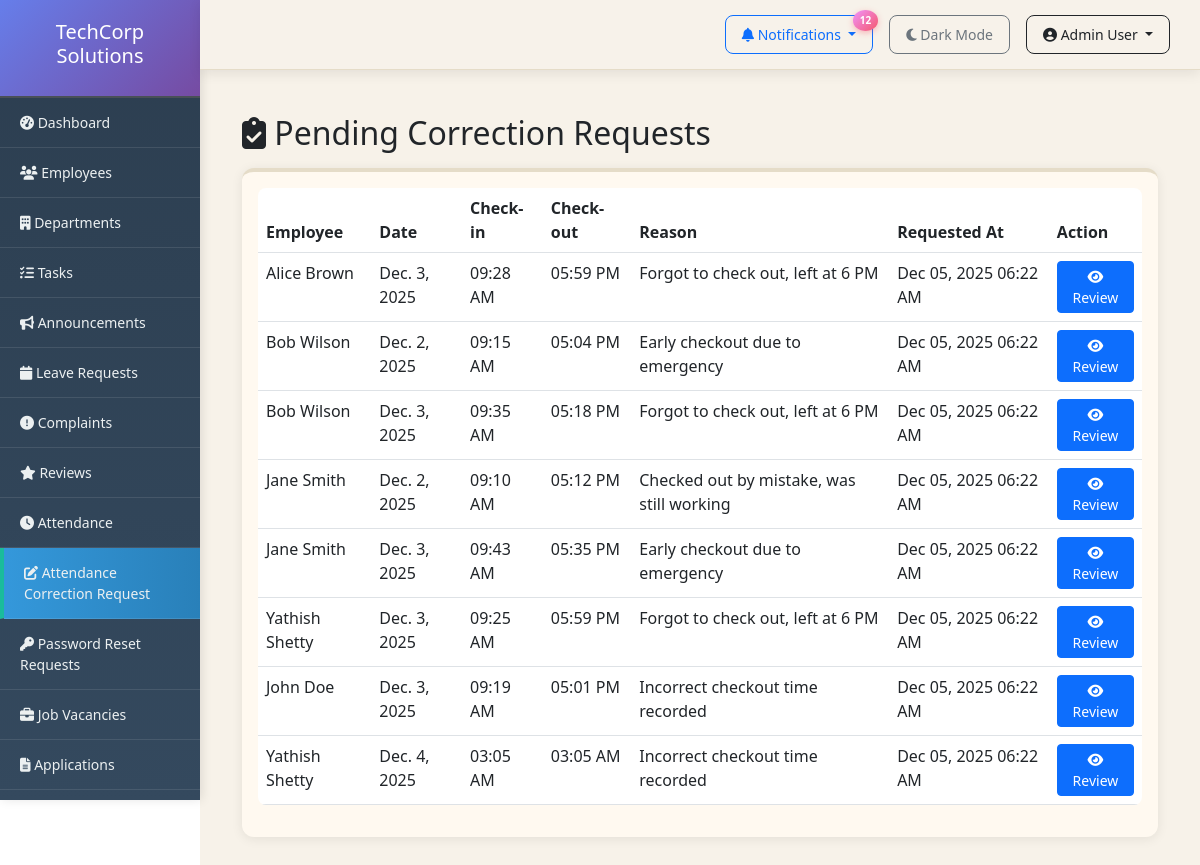
Page /admin-panel/attendance/corrections/ (signed in) on the committed database.
### employees/models.py (models this page shows, shortened)
class AttendanceCorrection(models.Model):
    STATUS_CHOICES = [
        ('pending', 'Pending'),
        ('approved', 'Approved'),
        ('rejected', 'Rejected'),
    ]
    employee = models.ForeignKey(Employee, on_delete=models.CASCADE, related_name='correction_requests')
    attendance = models.ForeignKey(Attendance, on_delete=models.CASCADE, related_name='corrections')
    reason = models.TextField()
    status = models.CharField(max_length=20, choices=STATUS_CHOICES, default='pending')
    requested_at = models.DateTimeField(auto_now_add=True)
    reviewed_by = models.ForeignKey(User, on_delete=models.SET_NULL, null=True, blank=True)
    reviewed_at = models.DateTimeField(null=True, blank=True)
    admin_remarks = models.TextField(blank=True)
    class Meta:
        ordering = ['-requested_at']

class Employee(models.Model):
    user = models.OneToOneField(User, on_delete=models.CASCADE)
    employee_id = models.CharField(max_length=20, unique=True)
    department = models.ForeignKey(Department, on_delete=models.SET_NULL, null=True)
    role = models.ForeignKey(Role, on_delete=models.SET_NULL, null=True)
    phone = models.CharField(max_length=15)
    date_of_birth = models.DateField(null=True, blank=True)
    date_joined = models.DateField(default=timezone.now)
    address = models.TextField(blank=True)
    profile_picture = models.ImageField(upload_to='profiles/', blank=True)
    position = models.CharField(max_length=100, blank=True)
    is_manager = models.BooleanField(default=False)
    salary = models.DecimalField(max_digits=10, decimal_places=2, null=True, blank=True)
    theme_preference = models.CharField(max_length=10, choices=[('light', 'Light'), ('dark', 'Dark')], default='light')

class Attendance(models.Model):
    STATUS_CHOICES = [
        ('present', 'Present'),
        ('absent', 'Absent'),
        ('half_day', 'Half Day'),
        ('on_leave', 'On Leave'),
    ]
    employee = models.ForeignKey(Employee, on_delete=models.CASCADE, related_name='attendances')
    date = models.DateField()
    check_in = models.TimeField(null=True, blank=True)
    check_out = models.TimeField(null=True, blank=True)
    status = models.CharField(max_length=20, choices=STATUS_CHOICES, default='absent')
    is_late = models.BooleanField(default=False)
    notes = models.TextField(blank=True)
    marked_by = models.ForeignKey(User, on_delete=models.SET_NULL, null=True, blank=True)
    created_at = models.DateTimeField(auto_now_add=True)
    class Meta:
        unique_together = ['employee', 'date']
        ordering = ['-date']

### employees/views.py (the view)
# urls.py: path('admin-panel/attendance/corrections/', views.admin_correction_list, name='admin_correction_list'),
@login_required
@user_passes_test(is_admin)
def admin_correction_list(request):
    from .models import AttendanceCorrection
    corrections = AttendanceCorrection.objects.filter(status='pending').select_related('employee', 'attendance').order_by('-requested_at')
    return render(request, 'admin/correction_list.html', {'corrections': corrections})

### employees/context_processors.py (called while the page is built)
def notifications(request):
    context = {
        'pending_count': 0,
        'leave_count': 0,
        'correction_count': 0,
        'password_reset_count': 0,
    }
    if request.user.is_authenticated and request.user.is_staff:
        leave_count = Leave.objects.filter(status='pending').count()
        correction_count = AttendanceCorrection.objects.filter(status='pending').count()
        password_reset_count = PasswordResetRequest.objects.filter(status='pending').count()
        context.update({
            'leave_count': leave_count,
            'correction_count': correction_count,
            'password_reset_count': password_reset_count,
            'pending_count': leave_count + correction_count + password_reset_count,
        })
    return context

### employees/views.py (called while the page is built)
def is_admin(user):
    return user.is_staff or user.is_superuser

### employees/templates/admin/correction_list.html (shortened to what this page needs)
{% extends 'base.html' %}
{% block content %}
<div class="container-fluid mt-4">
    <h2><i class="fas fa-clipboard-check"></i> Pending Correction Requests</h2>
    <div class="card mt-3">
        <div class="card-body">
            <table class="table table-hover">
                <thead>
                    <tr>
                        <th>Employee</th>
                        <th>Date</th>
                        <th>Check-in</th>
                        <th>Check-out</th>
                        <th>Reason</th>
                        <th>Requested At</th>
                        <th>Action</th>
                    </tr>
                </thead>
                <tbody>
                    {% for correction in corrections %}
                    <tr>
                        <td>{{ correction.employee.user.get_full_name }}</td>
                        <td>{{ correction.attendance.date }}</td>
                        <td>{{ correction.attendance.check_in|time:"h:i A" }}</td>
                        <td>{{ correction.attendance.check_out|time:"h:i A"|default:"-" }}</td>
                        <td>{{ correction.reason|truncatewords:15 }}</td>
                        <td>{{ correction.requested_at|date:"M d, Y h:i A" }}</td>
                        <td>
                            <a href="{% url 'admin_correction_review' correction.pk %}" class="btn btn-sm btn-primary">
                                <i class="fas fa-eye"></i> Review
                            </a>
                        </td>
                    </tr>
                    {% empty %}
                    <tr>
                        <td colspan="7" class="text-center">No pending correction requests</td>
                    </tr>
                    {% endfor %}
                </tbody>
            </table>
        </div>
    </div>
</div>
{% endblock %}

### employees/templates/base.html (shortened to what this page needs)
<!DOCTYPE html>
<html lang="en">
<head>
    <link href="https://cdn.jsdelivr.net/npm/bootstrap@5.3.0/dist/css/bootstrap.min.css" rel="stylesheet">
    <link rel="stylesheet" href="https://cdnjs.cloudflare.com/ajax/libs/font-awesome/6.4.0/css/all.min.css">
</head>
<body>
    <nav class="top-navbar d-flex justify-content-end align-items-center">
        {% if user.is_staff %}
        <div class="dropdown me-3">
            <button class="btn btn-sm btn-outline-primary dropdown-toggle" type="button" data-bs-toggle="dropdown">
                <i class="fas fa-bell"></i> Notifications
                {% if pending_count > 0 %}
                <span class="notification-badge">{{ pending_count }}</span>
                {% endif %}
            </button>
        </div>
        {% endif %}
        <a href="{% url 'toggle_theme' %}" class="btn btn-sm btn-outline-secondary me-3">
            {% if user.is_authenticated and user.employee.theme_preference == 'dark' %}
                <i class="fas fa-sun"></i> Light Mode
            {% else %}
                <i class="fas fa-moon"></i> Dark Mode
            {% endif %}
        </a>
        <div class="dropdown">
            <button class="btn btn-sm btn-outline-dark dropdown-toggle" type="button" data-bs-toggle="dropdown">
                <i class="fas fa-user-circle"></i> {{ user.get_full_name|default:user.username }}
            </button>
        </div>
    </nav>
    <div class="container-fluid">
        <div class="row">
            <div class="col-md-2 sidebar">
                <div class="logo-header">
                    <h5>TechCorp Solutions</h5>
                </div>
                {% if user.is_staff %}
                <a href="{% url 'admin_dashboard' %}"><i class="fas fa-tachometer-alt"></i> Dashboard</a>
                <a href="{% url 'employee_list' %}"><i class="fas fa-users"></i> Employees</a>
                <a href="{% url 'department_list' %}"><i class="fas fa-building"></i> Departments</a>
                <a href="{% url 'task_list' %}"><i class="fas fa-tasks"></i> Tasks</a>
                <a href="{% url 'announcement_list' %}"><i class="fas fa-bullhorn"></i> Announcements</a>
                <a href="{% url 'leave_requests' %}"><i class="fas fa-calendar"></i> Leave Requests</a>
                <a href="{% url 'complaint_list' %}"><i class="fas fa-exclamation-circle"></i> Complaints</a>
                <a href="{% url 'review_list' %}"><i class="fas fa-star"></i> Reviews</a>
                <a href="{% url 'admin_attendance_list' %}"><i class="fas fa-clock"></i> Attendance</a>
                <a href="{% url 'admin_correction_list' %}"><i class="fas fa-edit"></i> Attendance Correction Request</a>
                <a href="{% url 'admin_password_reset_list' %}"><i class="fas fa-key"></i> Password Reset Requests</a>
                <a href="{% url 'vacancy_list' %}"><i class="fas fa-briefcase"></i> Job Vacancies</a>
                <a href="{% url 'application_list' %}"><i class="fas fa-file-alt"></i> Applications</a>
                <a href="{% url 'admin_salary_management' %}"> Salary Management</a>
                {% endif %}
            </div>
            <div class="col-md-10 content">
                {% block content %}{% endblock %}
            </div>
        </div>
    </div>
</body>
</html>

### employees/templates/base.html (style rules this page uses)
* { transition: background-color 0.3s ease, color 0.3s ease; }
body { font-family: 'Segoe UI', Tahoma, Geneva, Verdana, sans-serif; }
.sidebar { position: fixed; top: 0; left: 0; height: 100vh; overflow-y: auto; background: linear-gradient(180deg, #2c3e50 0%, #34495e 100%) !important; padding: 0; width: 16.666667%; box-shadow: 2px 0 10px rgba(0,0,0,0.1); }
.sidebar a { color: #ecf0f1 !important; text-decoration: none; padding: 14px 20px; display: block; border-bottom: 1px solid rgba(255,255,255,0.1); transition: all 0.3s ease; font-size: 14px; }
.sidebar a.active { background: linear-gradient(90deg, #3498db 0%, #2980b9 100%) !important; border-left: 4px solid #1abc9c; padding-left: 20px; }
.sidebar .logo-header { background: linear-gradient(135deg, #667eea 0%, #764ba2 100%) !important; color: white !important; }
.content { padding: 30px; margin-top: 60px; margin-left: 16.666667%; background: #F7F2E9; min-height: calc(100vh - 60px); }
.card { background: #FFF9F0; backdrop-filter: blur(10px); border: none; border-top: 4px solid #E5DCC8; border-radius: 12px; box-shadow: 0 2px 12px rgba(0, 0, 0, 0.08); transition: transform 0.3s ease, box-shadow 0.3s ease; }
.logo-header { background: #2c3e50; color: white; padding: 20px; text-align: center; border-bottom: 2px solid #495057; }
.top-navbar { position: fixed; top: 0; right: 0; left: 16.666667%; z-index: 1000; background: rgba(247, 242, 233, 0.95); border-bottom: 1px solid #E5DCC8; padding: 15px 30px; box-shadow: 0 4px 12px rgba(0,0,0,0.08); backdrop-filter: blur(20px); }
.top-navbar .btn { border-radius: 8px; padding: 8px 16px; font-weight: 500; transition: all 0.3s ease; }
.notification-badge { position: absolute; top: -5px; right: -5px; background: linear-gradient(135deg, #f093fb 0%, #f5576c 100%); color: white; border-radius: 50%; padding: 3px 7px; font-size: 10px; font-weight: bold; box-shadow: 0 2px 6px rgba(245, 87, 108, 0.4); animation: pulse 2s infinite; }
.table { border-radius: 8px; overflow: hidden; }

### rows in the picture
AttendanceCorrection: employee.user.get_full_name "Alice Brown", attendance "Dec. 3, 2025", attendance.check_in "09:28 AM", attendance.check_out "05:59 PM", reason "Forgot to check out, left at 6 PM", requested_at "Dec 05, 2025 06:22 AM"
AttendanceCorrection: employee.user.get_full_name "Bob Wilson", attendance "Dec. 2, 2025", attendance.check_in "09:15 AM", attendance.check_out "05:04 PM", reason "Early checkout due to emergency", requested_at "Dec 05, 2025 06:22 AM"
AttendanceCorrection: employee.user.get_full_name "Bob Wilson", attendance "Dec. 3, 2025", attendance.check_in "09:35 AM", attendance.check_out "05:18 PM", reason "Forgot to check out, left at 6 PM", requested_at "Dec 05, 2025 06:22 AM"
AttendanceCorrection: employee.user.get_full_name "Jane Smith", attendance "Dec. 2, 2025", attendance.check_in "09:10 AM", attendance.check_out "05:12 PM", reason "Checked out by mistake, was still working", requested_at "Dec 05, 2025 06:22 AM"
AttendanceCorrection: employee.user.get_full_name "Jane Smith", attendance "Dec. 3, 2025", attendance.check_in "09:43 AM", attendance.check_out "05:35 PM", reason "Early checkout due to emergency", requested_at "Dec 05, 2025 06:22 AM"
AttendanceCorrection: employee.user.get_full_name "Yathish Shetty", attendance "Dec. 3, 2025", attendance.check_in "09:25 AM", attendance.check_out "05:59 PM", reason "Forgot to check out, left at 6 PM", requested_at "Dec 05, 2025 06:22 AM"
AttendanceCorrection: employee.user.get_full_name "John Doe", attendance "Dec. 3, 2025", attendance.check_in "09:19 AM", attendance.check_out "05:01 PM", reason "Incorrect checkout time recorded", requested_at "Dec 05, 2025 06:22 AM"
AttendanceCorrection: employee.user.get_full_name "Yathish Shetty", attendance "Dec. 4, 2025", attendance.check_in "03:05 AM", attendance.check_out "03:05 AM", reason "Incorrect checkout time recorded", requested_at "Dec 05, 2025 06:22 AM"

### other values in the picture
{{ pending_count }} "12"
{{ user.get_full_name|default:user.username }} "Admin User"
